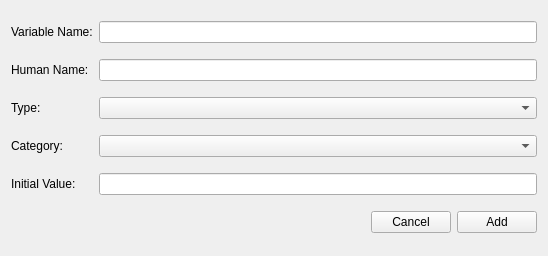
<?xml version="1.0" encoding="UTF-8"?>
<ui version="4.0">
 <class>AddFilterParameter</class>
 <widget class="QWidget" name="AddFilterParameter">
  <property name="geometry">
   <rect>
    <x>0</x>
    <y>0</y>
    <width>548</width>
    <height>256</height>
   </rect>
  </property>
  <property name="sizePolicy">
   <sizepolicy hsizetype="Preferred" vsizetype="Fixed">
    <horstretch>0</horstretch>
    <verstretch>0</verstretch>
   </sizepolicy>
  </property>
  <property name="minimumSize">
   <size>
    <width>0</width>
    <height>256</height>
   </size>
  </property>
  <property name="maximumSize">
   <size>
    <width>16777215</width>
    <height>256</height>
   </size>
  </property>
  <property name="windowTitle">
   <string>Add Filter Parameter</string>
  </property>
  <layout class="QGridLayout" name="gridLayout">
   <item row="1" column="1">
    <widget class="QLineEdit" name="humanName"/>
   </item>
   <item row="0" column="0">
    <widget class="QLabel" name="varNameLabel">
     <property name="text">
      <string>Variable Name:</string>
     </property>
    </widget>
   </item>
   <item row="1" column="0">
    <widget class="QLabel" name="humanNameLabel">
     <property name="text">
      <string>Human Name:</string>
     </property>
    </widget>
   </item>
   <item row="0" column="1">
    <widget class="QLineEdit" name="varName"/>
   </item>
   <item row="3" column="1">
    <widget class="QComboBox" name="category"/>
   </item>
   <item row="3" column="0">
    <widget class="QLabel" name="categoryLabel">
     <property name="text">
      <string>Category:</string>
     </property>
    </widget>
   </item>
   <item row="4" column="1">
    <widget class="QLineEdit" name="initValue"/>
   </item>
   <item row="2" column="0">
    <widget class="QLabel" name="typeLabel">
     <property name="text">
      <string>Type:</string>
     </property>
    </widget>
   </item>
   <item row="2" column="1">
    <widget class="QComboBox" name="type"/>
   </item>
   <item row="4" column="0">
    <widget class="QLabel" name="initValueLabel">
     <property name="text">
      <string>Initial Value:</string>
     </property>
    </widget>
   </item>
   <item row="5" column="1">
    <layout class="QHBoxLayout" name="horizontalLayout">
     <item>
      <widget class="QFSDropLabel" name="errorString">
       <property name="sizePolicy">
        <sizepolicy hsizetype="Expanding" vsizetype="Preferred">
         <horstretch>0</horstretch>
         <verstretch>0</verstretch>
        </sizepolicy>
       </property>
       <property name="text">
        <string/>
       </property>
      </widget>
     </item>
     <item>
      <widget class="QPushButton" name="cancelBtn">
       <property name="text">
        <string>Cancel</string>
       </property>
      </widget>
     </item>
     <item>
      <widget class="QPushButton" name="addFilterParameterBtn">
       <property name="text">
        <string>Add</string>
       </property>
      </widget>
     </item>
    </layout>
   </item>
  </layout>
 </widget>
 <customwidgets>
  <customwidget>
   <class>QFSDropLabel</class>
   <extends>QLabel</extends>
   <header>QFSDropLabel.h</header>
  </customwidget>
 </customwidgets>
 <resources/>
 <connections/>
</ui>
